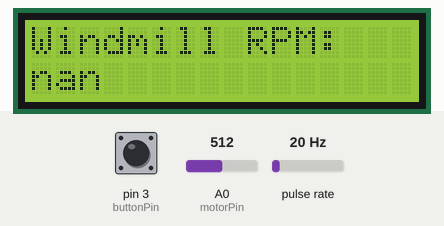
Recording of a sketch running on a simulated Arduino Uno, built with avr-gcc and run on an emulated ATmega328P. Shown: 16×2 character LCD. Wiring (inferred from the names in the program): pulse sensor: data pin 2. Inputs (shaded band) come from the test bench; at power-on: pin 3 (buttonPin) HIGH, A0 (motorPin) = 512, pulse rate 20 Hz.

Above: at 1.6 s.
1.7 s: pin 3 (buttonPin) pulled LOW for 0.15 s
At 2.5 s:
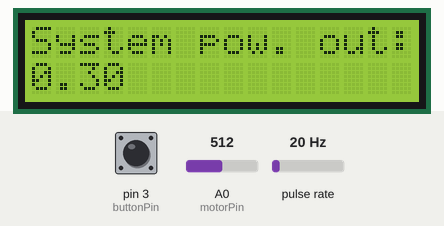
3.6 s: pin 3 (buttonPin) pulled LOW for 1 s
At 5.4 s:
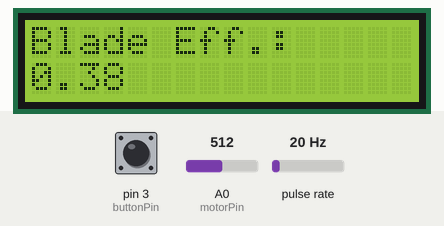
8.7 s: pin 3 (buttonPin) pulled LOW for 0.15 s
At 10.0 s:
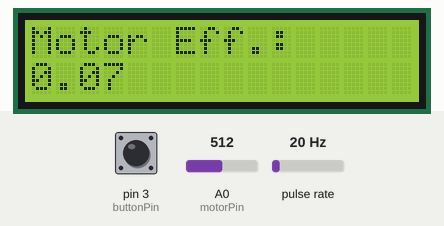
10.8 s: pin 3 (buttonPin) pulled LOW for 3.2 s
At 12.6 s:
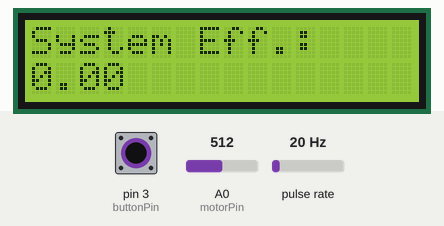
Timing chart, 0 to 14.1 s (numbered marks = the images above; inputs shaded):
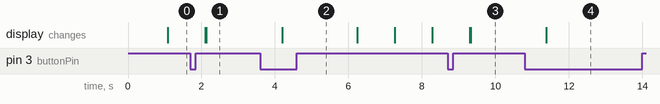

The sketch:

WindmillProgram.ino
```cpp
// ENGR 111 Cornerstone Project Skeleton Code

#include <LiquidCrystal_I2C.h>

/**********************************************************/
LiquidCrystal_I2C lcd(0x27, 16, 2); // set the LCD address to 0x27 for a 16 chars and 2 line display
/**********************************************************/

// pin assignments (2 & 3 are the only iterrupt pins)
const int tachPin = 2;
const int buttonPin = 3;
const int motorPin = A0;

// LCD settings
int displaySetting = 1;
const int maxDisplays = 5;
unsigned long lastDisplaySwitch = millis();
const int displayDelay = 250;
int flag = 0;

// YOUR GLOBAL VARIABLES SHOULD BE DECLARED HERE
float startTime = 0;
float breakCount = 0;
float RPM_calc;
float endTime;
float changeTime;
const float FanSpeed = 21;
const float powerWind = (0.50 * 1.225 * (FanSpeed * FanSpeed * FanSpeed) * 21);
float pWindmillShaft;
float volts;
float pElec;
float bladeE;
float motorE;
float sysE;

void setup() {
  // initialize LCD & its backlight
  lcd.init();
  lcd.backlight();

  // initialize pushbutton for LCD toggle
  pinMode(buttonPin, INPUT);
  attachInterrupt(digitalPinToInterrupt(buttonPin), changeDisplaySettingFlag, FALLING);

  // initialize proximity sensor
  pinMode(tachPin, INPUT);
  attachInterrupt(digitalPinToInterrupt(tachPin), broken, FALLING);

  // initialize motor input
  pinMode(motorPin, INPUT);

  // start timer for RPM calculation
  startTime = millis();
}

void loop() {
  //YOUR CODE GOES HERE!!!
  //BE SURE TO CREATE ANY VARIABLES YOU NEED IN THE 'Global Variables' ABOVE
  //REMEMBER TO COMMENT EACH SECTION OF CODE YOU WRITE INSIDE OF THE VOID LOOP!

  endTime = millis();
  changeTime = ((endTime - startTime) / 60000.0);
  RPM_calc = ((breakCount / 6.0) / changeTime);
  pWindmillShaft = ((RPM_calc * 21) / 9549) * 1000;
  volts = (5.0 * analogRead(motorPin)) / 1023;
  pElec = (volts * volts) / 21;
  bladeE = (pWindmillShaft/powerWind) * 100;
  motorE = (pElec/pWindmillShaft) * 100;
  sysE = (pElec/powerWind) * 100;
  startTime = millis();
  breakCount = 0;


  if(flag == 1)
  {
    flag = 0;
    changeDisplaySetting();

  }

  delay(1000);
  displayLCD();

}

//Call this function when you want to update the LCD Display
void displayLCD() {
  lcd.clear();
  lcd.setCursor(0, 0);
  switch(displaySetting)
  {
    case 1:
    lcd.print("Windmill RPM: ");
    lcd.setCursor(0, 1);
    lcd.print(RPM_calc);
    break;
    case 2:
    lcd.print("System pow. out: ");
    lcd.setCursor(0, 1);
    lcd.print(pElec);
    break;
    case 3:
    lcd.print("Blade Eff.: ");
    lcd.setCursor(0, 1);
    lcd.print(bladeE);
    break;
    case 4:
    lcd.print("Motor Eff.: ");
    lcd.setCursor(0, 1);
    lcd.print(motorE);
    break;
    case 5:
    lcd.print("System Eff.: ");
    lcd.setCursor(0, 1);
    lcd.print(sysE);
    break;
    default:
    lcd.print("Unknown Setting!");
  }
}

void changeDisplaySettingFlag() {
    flag = 1;
}

void changeDisplaySetting() {
    if(lastDisplaySwitch + displayDelay < millis()) { // this limits how quickly the LCD Display can switch
    lastDisplaySwitch = millis();
    displaySetting++;
    if(displaySetting > maxDisplays) {
      displaySetting = 1;
    }
    displayLCD();
  }
}

void broken() {
  breakCount++;
}
```

Measured:
- after the input at 1.7 s, the display: first differs from a run without the input after 0.43 s (image 1)
- after the input at 3.6 s, the display: changes after 0.60 s (image 2)
- after the input at 8.7 s, the display: first differs from a run without the input after 0.62 s (image 3)
- after the input at 10.8 s, the display: changes after 0.58 s (image 4)
